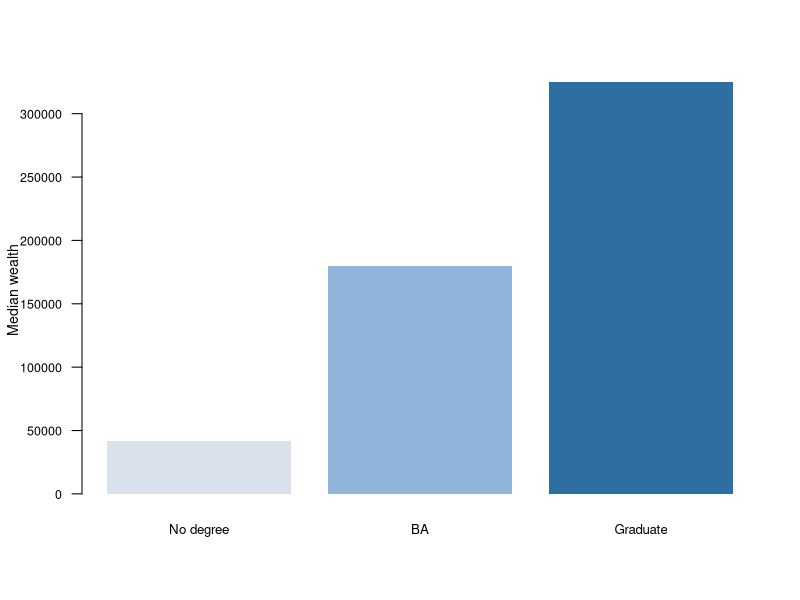

R code for this plot:
## ---- chunk 1
knitr::opts_chunk$set(
  echo = TRUE,
  message = FALSE,
  warning = FALSE,
  fig.width = 5.5,
  fig.height = 3.2
)
## ---- chunk 2
summary_table <- data.frame(
  group = c("No degree", "BA", "Graduate"),
  median_wealth = c(42000, 180000, 325000),
  share = c(0.52, 0.31, 0.17)
)
knitr::kable(summary_table, caption = "Synthetic household wealth by education")
## ---- chunk 3
barplot(
  summary_table$median_wealth,
  names.arg = summary_table$group,
  col = c("#D9E2EC", "#8FB3D9", "#2E6FA3"),
  border = NA,
  ylab = "Median wealth",
  las = 1,
  cex.axis = 0.75,
  cex.lab = 0.85,
  cex.names = 0.8
)
